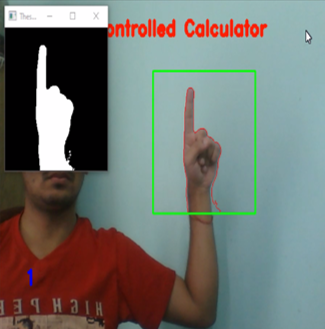
#> input picture 1.png, 325 x 329 px, given in place of the camera
$ python Explo.py
#> lines starting #> are read from the running program, lines starting #| are printed output that depends on the picture
import cv2
import numpy as np

def get_image():
    cap = cv2.VideoCapture(0)
    cap.set(cv2.CAP_PROP_FRAME_WIDTH, 1000)
    cap.set(cv2.CAP_PROP_FRAME_HEIGHT, 480)
    aweight = 0.5
    num_frames = 0
    bg = None

    def run_avg(img, aweight):
        global bg
        if bg is None:
            bg = img.copy().astype('float')
            return
        cv2.accumulateWeighted(img, bg, aweight)

    def segment(img, thres=25):
        global bg
        diff = cv2.absdiff(bg.astype('uint8'), img)
        _, thresholded = cv2.threshold(diff, thres, 255, cv2.THRESH_BINARY)
        contours, _ = cv2.findContours(thresholded.copy(), cv2.RETR_EXTERNAL, cv2.CHAIN_APPROX_SIMPLE)
        if len(contours) == 0:
            return
        else:
            segmented = max(contours, key=cv2.contourArea)
        return (thresholded, segmented)

    while (cap.isOpened()):
        ret, frame = cap.read()
#> frame is the input picture: shape (329, 325, 3); mean B, G, R 112.6, 117.3, 113.2

        if ret == True:
            frame = cv2.flip(frame, 1)
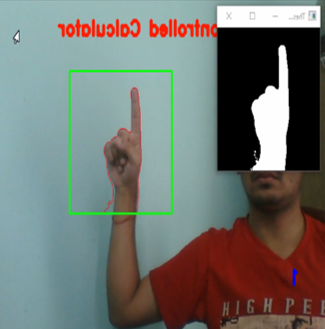
#> frame: shape (329, 325, 3); mean B, G, R 112.6, 117.3, 113.2
            clone = frame.copy()
            (height, width) = frame.shape[:2]
#> height = 329; width = 325
            roi = frame[100:300, 300:500]
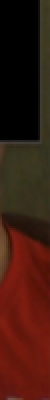
#> roi: shape (200, 25, 3) (shown 2 times larger); mean B, G, R 16, 26, 61
            gray = cv2.cvtColor(roi, cv2.COLOR_BGR2GRAY)
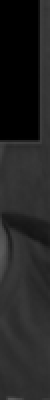
#> gray: shape (200, 25) (shown 2 times larger); min 0, max 91, mean 35.2
            gray = cv2.GaussianBlur(gray, (7, 7), 0)

            if num_frames < 30:
                run_avg(gray, aweight)
            else:
                hand = segment(gray)

                if hand is not None:
                    (thresholded, segmented) = hand
                    cv2.drawContours(clone, [segmented + (300, 100)], -1, (0, 0, 255))
                    cv2.imshow("Thesholded", thresholded)
                    contours, _ = cv2.findContours(thresholded, cv2.RETR_EXTERNAL, cv2.CHAIN_APPROX_NONE)
            cv2.rectangle(frame, (300, 100), (500, 300), (0, 255, 0), 2)
            cv2.rectangle(clone, (300, 100), (500, 300), (0, 255, 0), 2)
            cv2.putText(clone, "Gesture Controlled Calculator", (50, 50), cv2.FONT_HERSHEY_DUPLEX, 1, (255, 0, 0), 3)
            num_frames += 1

            cv2.imshow('frame', clone)

        if cv2.waitKey(1) & 0xFF == ord('q'):
            break
        else:
            break
        return threhlded
#> (the run stopped early here; a loop or call above may not have finished)

$ run again, on 2.png
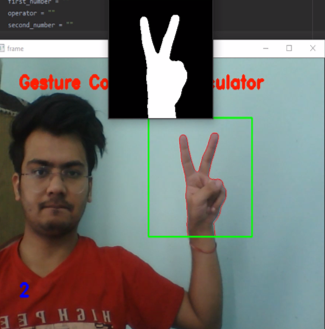
#> input picture 2.png, 325 x 329 px, given in place of the camera
#> in get_image, frame is the input picture: shape (329, 325, 3); mean B, G, R 104.6, 108.5, 108.7
#> in get_image, `frame = cv2.flip(frame, 1)`:
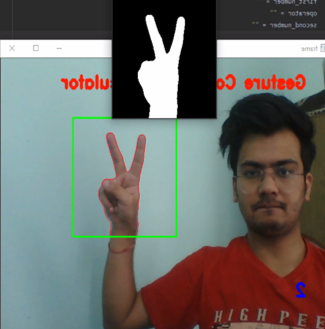
#> frame: shape (329, 325, 3); mean B, G, R 104.6, 108.5, 108.7
#> in get_image, `gray = cv2.cvtColor(roi, cv2.COLOR_BGR2GRAY)`:
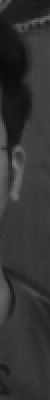
#> gray: shape (200, 25) (shown 2 times larger); min 12, max 119, mean 51.5

$ run again, on 3.png
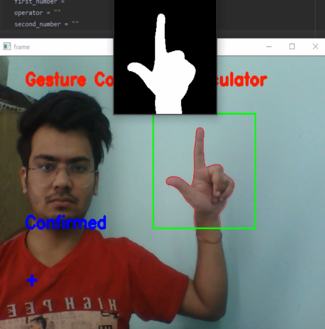
#> input picture 3.png, 325 x 329 px, given in place of the camera
#> in get_image, frame is the input picture: shape (329, 325, 3); mean B, G, R 104.2, 106.9, 107.4
#> in get_image, `frame = cv2.flip(frame, 1)`:
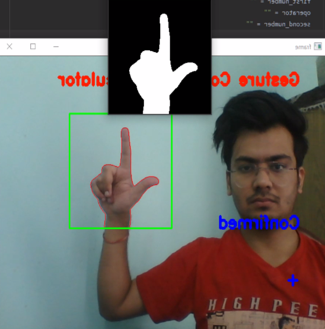
#> frame: shape (329, 325, 3); mean B, G, R 104.2, 106.9, 107.4
#> in get_image, `gray = cv2.cvtColor(roi, cv2.COLOR_BGR2GRAY)`:
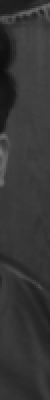
#> gray: shape (200, 25) (shown 2 times larger); min 13, max 116, mean 54
